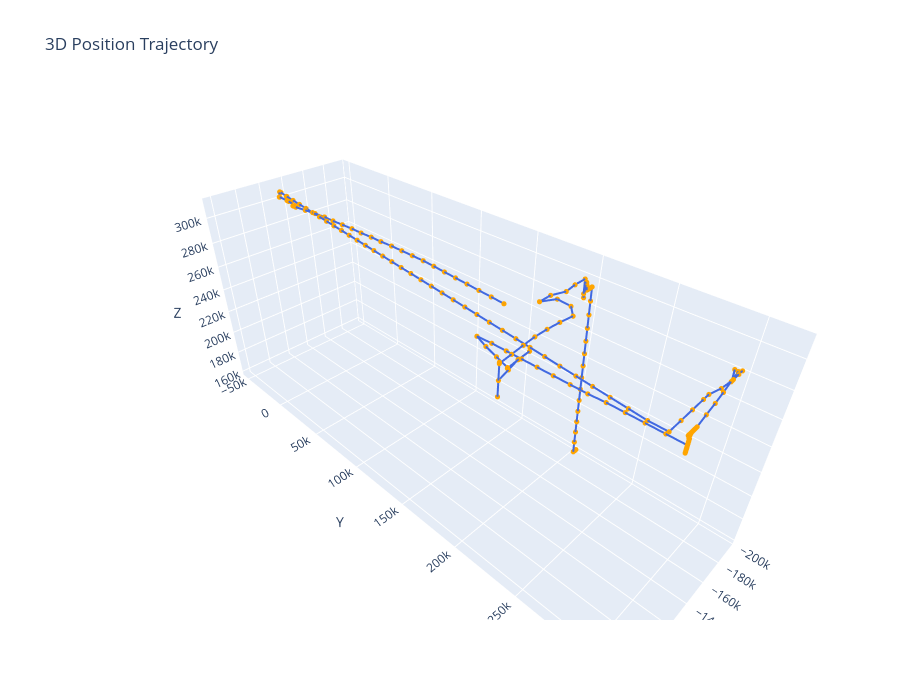

Notebook cell for this chart:
### Markdown cell above
Looking at the robot's position over the course of the recovered data, there are large gaps where the robot appears to teleport through space. Some of these are simply missing readings where the robot went AWOL for some time, even up to 2600 seconds, nearly 45 minutes. What is was doing during that time, no one can say. Perhaps it was between runs at that time. 

There are also gaps in space that have only a short gap in time, too short for it to actually travel to that point. This suggesets misordering in the data or else a position encoder error.

### Code cell
import plotly.graph_objects as go

min_points = 83
max_points = 335  # Limit number of points for clarity
# Create a 3D scatter (or line) plot
fig = go.Figure(
    data=[
        go.Scatter3d(
            x=df['x'][min_points:max_points],
            y=df['y'][min_points:max_points],
            z=df['z'][min_points:max_points],
            mode='lines+markers',  # 'lines', 'markers', or 'lines+markers'
            line=dict(color='royalblue', width=4),
            marker=dict(size=3, color='orange'),
            hovertemplate=
            'Time: %{customdata:.2f}s<extra></extra>',
            customdata=df['time'][min_points:max_points]        )
    ]
)

# Add layout details
fig.update_layout(
    title='3D Position Trajectory',
    scene=dict(
        xaxis_title='X',
        yaxis_title='Y',
        zaxis_title='Z',
        aspectmode='data'
    ),
    height=700
)

fig.show()

### Figure 1 — Plotly figure (JSON) as saved in the notebook; plotly's stock layout.template omitted (floating-point values rounded to 4 significant figures; data arrays with more than 128 entries replaced by an {"elided": "..."} marker saying what was removed)
{"data": [{"customdata": {"elided": "252 float values"}, "hovertemplate": "Time: %{customdata:.2f}s<extra></extra>", "line": {"color": "royalblue", "width": 4}, "marker": {"color": "orange", "size": 3}, "mode": "lines+markers", "type": "scatter3d", "x": {"elided": "252 int values"}, "y": {"elided": "252 int values"}, "z": {"elided": "252 int values"}}], "layout": {"height": 700, "scene": {"aspectmode": "data", "xaxis": {"title": {"text": "X"}}, "yaxis": {"title": {"text": "Y"}}, "zaxis": {"title": {"text": "Z"}}}, "title": {"text": "3D Position Trajectory"}}}
